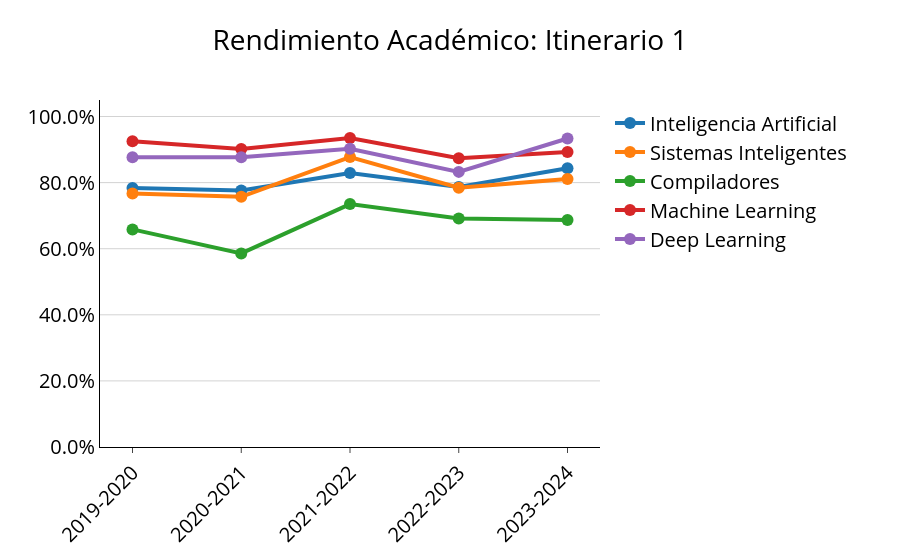

This figure's notebook cell:
### Markdown cell above
## Comparativa por itinerario

### Code cell
import pandas as pd
import plotly.graph_objects as go

COLORES = ['#1f77b4', '#ff7f0e', '#2ca02c', '#d62728', '#9467bd', '#8c564b', '#e377c2', '#7f7f7f']

def create_static_graph_asignatura_cuatrimestre_curso(df, titulo_grafica):
    """
    Genera un gráfico de líneas para las asignaturas presentes en el DataFrame.
    Se asume que el filtrado por itinerario se realizó previamente fuera de la función.
    """
    # Si el df viene con varias tasas, nos quedamos solo con una (ej. Exito) 
    # para que las líneas tengan sentido y no se mezclen valores
    if 'Tasa' in df.columns and df['Tasa'].nunique() > 1:
        # Por defecto filtramos por Éxito si no se ha hecho fuera
        df = df[df['Tasa'] == 'Exito']
        titulo_grafica += " (Tasa de Éxito)"

    fig = go.Figure()
    
    asignaturas = df['Asignatura'].unique()
    
    for i, asignatura in enumerate(asignaturas):
        datos_asig = df[df['Asignatura'] == asignatura]
        
        # IMPORTANTE: Ordenar por año para que la línea no haga "zig-zag"
        datos_asig = datos_asig.sort_values('Anio')
        
        color_actual = COLORES[i % len(COLORES)]
        
        fig.add_trace(go.Scatter(
            x=datos_asig['Anio'],
            y=datos_asig['Valor'],
            mode='lines+markers',
            name=asignatura,
            line=dict(color=color_actual, width=4),
            marker=dict(size=12, color=color_actual),
            hovertemplate='<b>%s</b><br>Año: %%{x}<br>Valor: %%{y:.2f}%%<extra></extra>' % asignatura
        ))

    fig.update_layout(
        showlegend=True,
        font=dict(size=18, color='black'), 
        title=dict(
            text=titulo_grafica,
            x=0.5,
            font=dict(size=28, color='black')
        ),
        plot_bgcolor='white',
        legend=dict(
            yanchor="top",
            y=0.99,
            xanchor="left",
            x=1.02,
            font=dict(size=20) # Un poco más pequeña para que quepan más asignaturas de itinerario
        ),
        margin=dict(r=300, t=100, l=100, b=100) # Ajuste de márgenes para impresión
    )

    fig.update_xaxes(
        tickangle=-45, # Ángulo de 45 es más legible que 90 para informes
        showgrid=False,
        linecolor='black',
        ticks='outside',
        tickfont=dict(size=20)
    )

    fig.update_yaxes(
        range=[0, 105],
        showgrid=True,
        gridcolor='lightgray',
        linecolor='black',
        ticksuffix="%",
        tickformat=".1f", # Un decimal suele bastar para informes estáticos
        tickfont=dict(size=20)
    )

    return fig

# --- EJECUCIÓN ---
# Filtramos fuera como solicitaste
itinerario_especifico = "Itinerario 1"
dataset_filtrado = dataset[
    (dataset['Itinerario'] == itinerario_especifico) & 
    (dataset['Tasa'] == 'Exito') # Recomendable filtrar tasa fuera también
]

fig = create_static_graph_asignatura_cuatrimestre_curso(
    dataset_filtrado, 
    f"Rendimiento Académico: {itinerario_especifico}"
)
fig.show()

### Figure 1 — Plotly figure (JSON) as saved in the notebook; plotly's stock layout.template omitted (floating-point values rounded to 4 significant figures)
{"data": [{"hovertemplate": "<b>Inteligencia Artificial</b><br>Año: %{x}<br>Valor: %{y:.2f}%<extra></extra>", "line": {"color": "#1f77b4", "width": 4}, "marker": {"color": "#1f77b4", "size": 12}, "mode": "lines+markers", "name": "Inteligencia Artificial", "type": "scatter", "x": ["2019-2020", "2020-2021", "2021-2022", "2022-2023", "2023-2024"], "y": [78.38, 77.64, 82.92, 78.71, 84.34]}, {"hovertemplate": "<b>Sistemas Inteligentes</b><br>Año: %{x}<br>Valor: %{y:.2f}%<extra></extra>", "line": {"color": "#ff7f0e", "width": 4}, "marker": {"color": "#ff7f0e", "size": 12}, "mode": "lines+markers", "name": "Sistemas Inteligentes", "type": "scatter", "x": ["2019-2020", "2020-2021", "2021-2022", "2022-2023", "2023-2024"], "y": [76.69, 75.69, 87.74, 78.48, 81.1]}, {"hovertemplate": "<b>Compiladores</b><br>Año: %{x}<br>Valor: %{y:.2f}%<extra></extra>", "line": {"color": "#2ca02c", "width": 4}, "marker": {"color": "#2ca02c", "size": 12}, "mode": "lines+markers", "name": "Compiladores", "type": "scatter", "x": ["2019-2020", "2020-2021", "2021-2022", "2022-2023", "2023-2024"], "y": [65.84, 58.57, 73.5, 69.13, 68.67]}, {"hovertemplate": "<b>Machine Learning</b><br>Año: %{x}<br>Valor: %{y:.2f}%<extra></extra>", "line": {"color": "#d62728", "width": 4}, "marker": {"color": "#d62728", "size": 12}, "mode": "lines+markers", "name": "Machine Learning", "type": "scatter", "x": ["2019-2020", "2020-2021", "2021-2022", "2022-2023", "2023-2024"], "y": [92.5, 90.2, 93.53, 87.4, 89.28]}, {"hovertemplate": "<b>Deep Learning</b><br>Año: %{x}<br>Valor: %{y:.2f}%<extra></extra>", "line": {"color": "#9467bd", "width": 4}, "marker": {"color": "#9467bd", "size": 12}, "mode": "lines+markers", "name": "Deep Learning", "type": "scatter", "x": ["2019-2020", "2020-2021", "2021-2022", "2022-2023", "2023-2024"], "y": [87.7, 87.71, 90.24, 83.25, 93.35]}], "layout": {"font": {"color": "black", "size": 18}, "legend": {"font": {"size": 20}, "x": 1.02, "xanchor": "left", "y": 0.99, "yanchor": "top"}, "margin": {"b": 100, "l": 100, "r": 300, "t": 100}, "plot_bgcolor": "white", "showlegend": true, "title": {"font": {"color": "black", "size": 28}, "text": "Rendimiento Académico: Itinerario 1", "x": 0.5}, "xaxis": {"linecolor": "black", "showgrid": false, "tickangle": -45, "tickfont": {"size": 20}, "ticks": "outside"}, "yaxis": {"gridcolor": "lightgray", "linecolor": "black", "range": [0, 105], "showgrid": true, "tickfont": {"size": 20}, "tickformat": ".1f", "ticksuffix": "%"}}}
